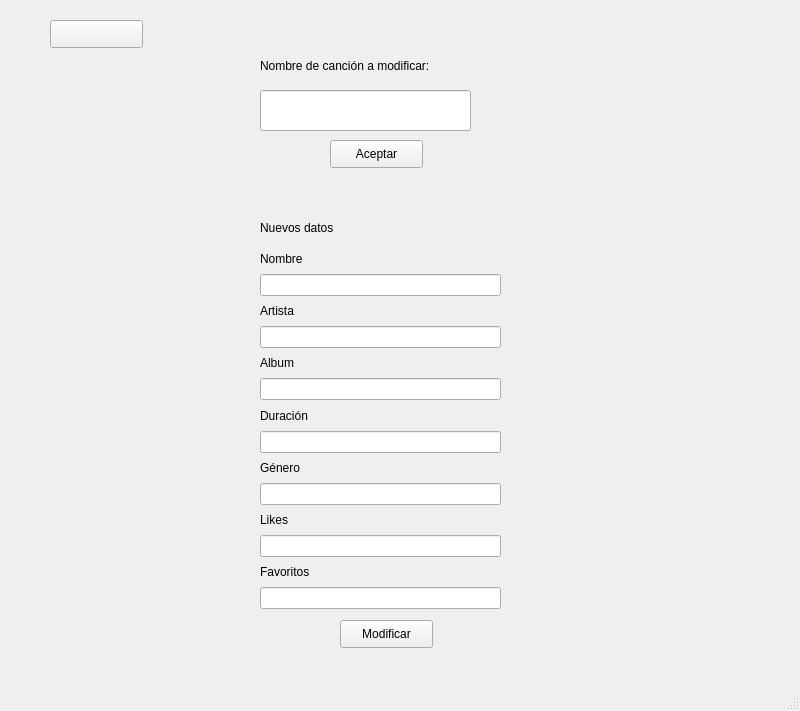
<?xml version="1.0" encoding="UTF-8"?>
<ui version="4.0">
 <class>MainWindow</class>
 <widget class="QMainWindow" name="MainWindow">
  <property name="geometry">
   <rect>
    <x>0</x>
    <y>0</y>
    <width>800</width>
    <height>711</height>
   </rect>
  </property>
  <property name="windowTitle">
   <string>MainWindow</string>
  </property>
  <property name="styleSheet">
   <string notr="true">.fondo{background-color:rgb(209, 204, 255)}
.boton{
background-color:rgb(175, 167, 255);
border-bottom:1px solid rgb(85, 0, 127);
border-radius:15px;
}
.boton:hover{
background-color:rgb(133, 121, 252);
}</string>
  </property>
  <widget class="QWidget" name="centralwidget">
   <widget class="QPushButton" name="btn_back">
    <property name="geometry">
     <rect>
      <x>50</x>
      <y>20</y>
      <width>93</width>
      <height>28</height>
     </rect>
    </property>
    <property name="text">
     <string/>
    </property>
    <property name="icon">
     <iconset>
      <normaloff>../img/arrow.png</normaloff>../img/arrow.png</iconset>
    </property>
    <property name="class" stdset="0">
     <string>boton</string>
    </property>
   </widget>
   <widget class="QPushButton" name="btn_mod">
    <property name="geometry">
     <rect>
      <x>340</x>
      <y>620</y>
      <width>93</width>
      <height>28</height>
     </rect>
    </property>
    <property name="text">
     <string>Modificar</string>
    </property>
    <property name="class" stdset="0">
     <string>boton</string>
    </property>
   </widget>
   <widget class="QLineEdit" name="txt_song">
    <property name="geometry">
     <rect>
      <x>260</x>
      <y>90</y>
      <width>211</width>
      <height>41</height>
     </rect>
    </property>
   </widget>
   <widget class="QLabel" name="label">
    <property name="geometry">
     <rect>
      <x>260</x>
      <y>50</y>
      <width>251</width>
      <height>31</height>
     </rect>
    </property>
    <property name="text">
     <string>Nombre de canción a modificar: </string>
    </property>
   </widget>
   <widget class="QWidget" name="verticalLayoutWidget">
    <property name="geometry">
     <rect>
      <x>260</x>
      <y>250</y>
      <width>241</width>
      <height>359</height>
     </rect>
    </property>
    <layout class="QVBoxLayout" name="verticalLayout">
     <item>
      <widget class="QLabel" name="lbl_nombre">
       <property name="text">
        <string>Nombre</string>
       </property>
      </widget>
     </item>
     <item>
      <widget class="QLineEdit" name="txt_nombre"/>
     </item>
     <item>
      <widget class="QLabel" name="lbl_artista">
       <property name="text">
        <string>Artista</string>
       </property>
      </widget>
     </item>
     <item>
      <widget class="QLineEdit" name="txt_artista"/>
     </item>
     <item>
      <widget class="QLabel" name="lbl_album">
       <property name="text">
        <string>Album</string>
       </property>
      </widget>
     </item>
     <item>
      <widget class="QLineEdit" name="txt_album"/>
     </item>
     <item>
      <widget class="QLabel" name="lbl_duracion">
       <property name="text">
        <string>Duración</string>
       </property>
      </widget>
     </item>
     <item>
      <widget class="QLineEdit" name="txt_duracion"/>
     </item>
     <item>
      <widget class="QLabel" name="lbl_genero">
       <property name="text">
        <string>Género</string>
       </property>
      </widget>
     </item>
     <item>
      <widget class="QLineEdit" name="txt_genero"/>
     </item>
     <item>
      <widget class="QLabel" name="lbl_likes">
       <property name="text">
        <string>Likes</string>
       </property>
      </widget>
     </item>
     <item>
      <widget class="QLineEdit" name="txt_likes"/>
     </item>
     <item>
      <widget class="QLabel" name="lbl_favoritos">
       <property name="text">
        <string>Favoritos</string>
       </property>
      </widget>
     </item>
     <item>
      <widget class="QLineEdit" name="txt_favoritos"/>
     </item>
    </layout>
   </widget>
   <widget class="QPushButton" name="btn_aceptar">
    <property name="geometry">
     <rect>
      <x>330</x>
      <y>140</y>
      <width>93</width>
      <height>28</height>
     </rect>
    </property>
    <property name="text">
     <string>Aceptar</string>
    </property>
    <property name="class" stdset="0">
     <string>boton</string>
    </property>
   </widget>
   <widget class="QLabel" name="lbl_n">
    <property name="geometry">
     <rect>
      <x>260</x>
      <y>220</y>
      <width>131</width>
      <height>16</height>
     </rect>
    </property>
    <property name="text">
     <string>Nuevos datos</string>
    </property>
   </widget>
  </widget>
  <widget class="QMenuBar" name="menubar">
   <property name="geometry">
    <rect>
     <x>0</x>
     <y>0</y>
     <width>800</width>
     <height>26</height>
    </rect>
   </property>
  </widget>
  <widget class="QStatusBar" name="statusbar"/>
 </widget>
 <resources/>
 <connections/>
</ui>
